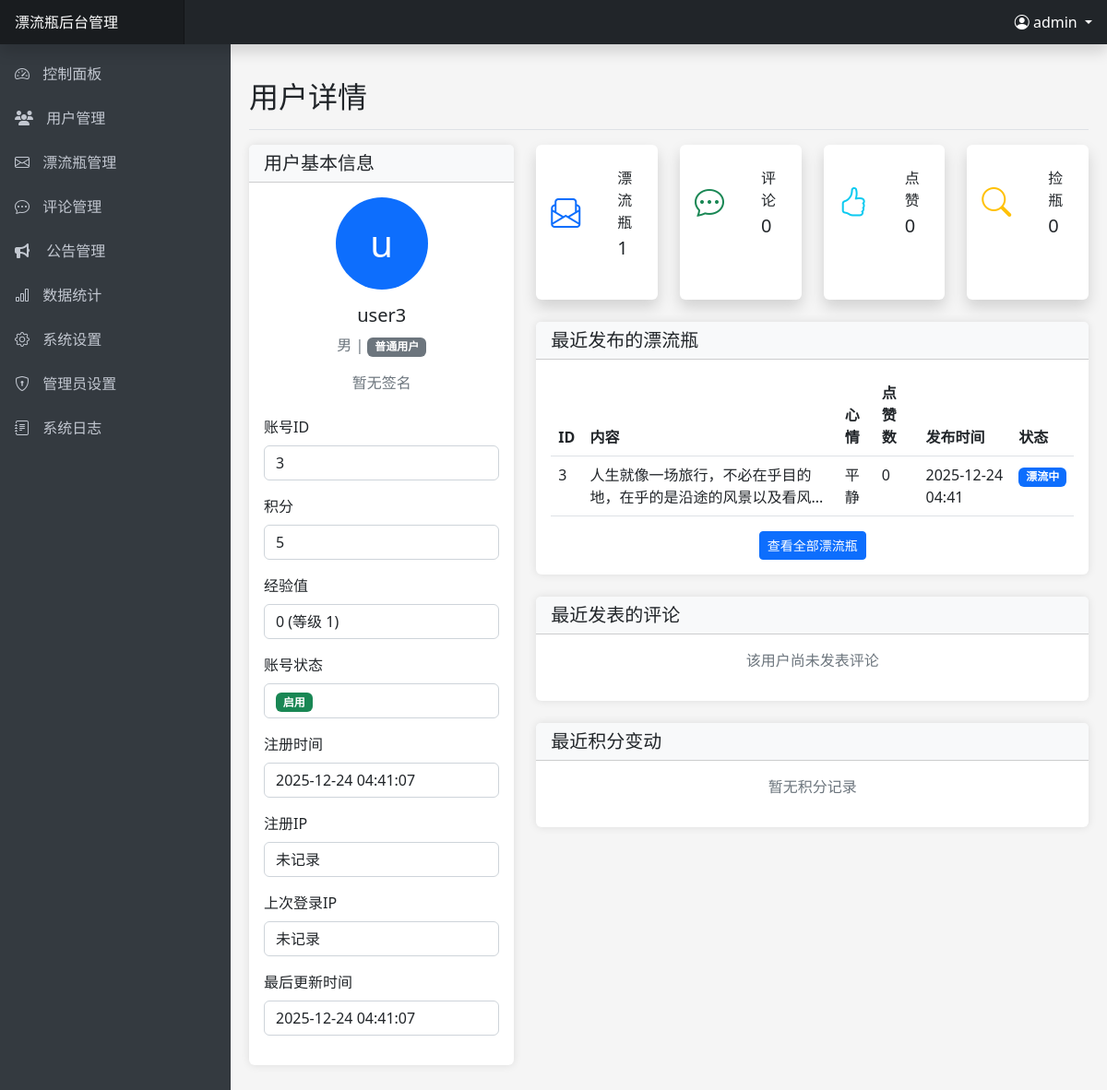
The page /admin/user_detail.php?id=3 (signed in) on the database its author committed.
### tables this page shows
CREATE TABLE IF NOT EXISTS `users` (
    `id` INT(11) AUTO_INCREMENT PRIMARY KEY,
    `username` VARCHAR(50) NOT NULL UNIQUE,
    `password` VARCHAR(255) NOT NULL,
    `gender` ENUM('男', '女') NOT NULL,
    `signature` TEXT DEFAULT NULL,
    `points` INT(11) DEFAULT 0,
    `experience` INT(11) DEFAULT 0 COMMENT '用户经验值',
    `level` INT(11) DEFAULT 1 COMMENT '用户等级',
    `is_vip` TINYINT(1) DEFAULT 0,
    `vip_expire_date` DATE DEFAULT NULL,
    `vip_level` INT(11) DEFAULT 0,
    `status` TINYINT(1) DEFAULT 1 COMMENT '0:禁用 1:启用',
    `created_at` TIMESTAMP DEFAULT CURRENT_TIMESTAMP,
    `register_ip` VARCHAR(50) DEFAULT NULL COMMENT '注册IP地址',
    `last_login_ip` VARCHAR(50) DEFAULT NULL COMMENT '上次登录IP地址',
    `updated_at` TIMESTAMP DEFAULT CURRENT_TIMESTAMP ON UPDATE CURRENT_TIMESTAMP,
    INDEX `idx_created_at` (`created_at`),
    INDEX `idx_is_vip` (`is_vip`),
    INDEX `idx_status` (`status`),
    INDEX `idx_vip_expire_date` (`vip_expire_date`)
);

CREATE TABLE IF NOT EXISTS `bottles` (
    `id` INT(11) AUTO_INCREMENT PRIMARY KEY,
    `user_id` INT(11) NOT NULL,
    `content` TEXT NOT NULL,
    `bottle_type` ENUM('text', 'voice') DEFAULT 'text' COMMENT '漂流瓶类型：text文字漂流瓶，voice语音漂流瓶',
    `audio_file` VARCHAR(255) DEFAULT NULL COMMENT '语音文件路径（仅语音漂流瓶使用）',
    `audio_duration` INT(11) DEFAULT NULL COMMENT '语音时长（秒）',
    `mood` ENUM('开心', '难过', '平静', '愤怒', '期待', '忧郁', '其他') DEFAULT '其他',
    `is_anonymous` TINYINT(1) DEFAULT 0,
    `likes` INT(11) DEFAULT 0,
    `ip_address` VARCHAR(255) DEFAULT NULL,
    `location` VARCHAR(255) DEFAULT NULL,
    `quality_score` INT(11) DEFAULT 0,
    `throw_time` TIMESTAMP DEFAULT CURRENT_TIMESTAMP,
    `status` ENUM('漂流中', '已捡起') DEFAULT '漂流中',
    FOREIGN KEY (`user_id`) REFERENCES `users`(`id`) ON DELETE CASCADE,
    INDEX `idx_user_id` (`user_id`),
    INDEX `idx_status` (`status`),
    INDEX `idx_throw_time` (`throw_time`),
    INDEX `idx_bottle_type` (`bottle_type`),
    INDEX `idx_quality_score` (`quality_score`),
    INDEX `idx_status_throw_time` (`status`, `throw_time`)
);

### admin/user_detail.php (the view, shortened to what this page needs)
<?php
$userId = (int)$_GET['id'];
require_once 'includes/header.php';
$conn = getDbConnection();
$userQuery = "SELECT * FROM users WHERE id = ?";
$userStmt = $conn->prepare($userQuery);
$userStmt->bind_param("i", $userId);
$userStmt->execute();
$userResult = $userStmt->get_result();
$user = $userResult->fetch_assoc();
$bottleCountQuery = "SELECT COUNT(*) as total FROM bottles WHERE user_id = ?";
$bottleCountStmt = $conn->prepare($bottleCountQuery);
$bottleCountStmt->bind_param("i", $userId);
$bottleCountStmt->execute();
$bottleCount = $bottleCountStmt->get_result()->fetch_assoc()['total'];
$commentCountQuery = "SELECT COUNT(*) as total FROM comments WHERE user_id = ?";
$commentCountStmt = $conn->prepare($commentCountQuery);
$commentCountStmt->bind_param("i", $userId);
$commentCountStmt->execute();
$commentCount = $commentCountStmt->get_result()->fetch_assoc()['total'];
$likeCountQuery = "SELECT COUNT(*) as total FROM likes WHERE user_id = ?";
$likeCountStmt = $conn->prepare($likeCountQuery);
$likeCountStmt->bind_param("i", $userId);
$likeCountStmt->execute();
$likeCount = $likeCountStmt->get_result()->fetch_assoc()['total'];
$pickCountQuery = "SELECT COUNT(*) as total FROM pick_records WHERE user_id = ?";
$pickCountStmt = $conn->prepare($pickCountQuery);
$pickCountStmt->bind_param("i", $userId);
$pickCountStmt->execute();
$pickCount = $pickCountStmt->get_result()->fetch_assoc()['total'];
$pointsHistory = [];
$recentBottlesQuery = "SELECT b.*, COUNT(l.id) as like_count FROM bottles b
                       LEFT JOIN likes l ON b.id = l.bottle_id
                       WHERE b.user_id = ?
                       GROUP BY b.id
                       ORDER BY b.throw_time DESC
                       LIMIT 5";
$recentBottlesStmt = $conn->prepare($recentBottlesQuery);
$recentBottlesStmt->bind_param("i", $userId);
$recentBottlesStmt->execute();
$recentBottlesResult = $recentBottlesStmt->get_result();
$recentBottles = [];
while ($row = $recentBottlesResult->fetch_assoc()) {
    $recentBottles[] = $row;
}
$recentComments = [];
?>
<div class="row">
    <div class="col-xl-4">
        <div class="card mb-4">
            <div class="card-header">
                <h5 class="m-0">用户基本信息</h5>
            </div>
            <div class="card-body">
                <div class="text-center mb-4">
                    <div class="avatar bg-<?php echo $user['gender'] == '男' ? 'primary' : 'danger'; ?> text-white rounded-circle mb-3" style="width: 100px; height: 100px; line-height: 100px; font-size: 40px; margin: 0 auto;">
                        <?php echo mb_substr($user['username'], 0, 1); ?>
                    </div>
                    <h5><?php echo htmlspecialchars($user['username']); ?></h5>
                    <p class="text-muted"><?php echo $user['gender']; ?> |
                        <?php if ($user['is_vip']): ?>
                            <span class="badge bg-warning text-dark">VIP <?php echo $user['vip_level']; ?></span>
                        <?php else: ?>
                            <span class="badge bg-secondary">普通用户</span>
                        <?php endif; ?>
                    </p>
                    <p><?php echo $user['signature'] ? htmlspecialchars($user['signature']) : '<span class="text-muted">暂无签名</span>'; ?></p>
                </div>
                <div class="mb-3">
                    <label class="form-label">账号ID</label>
                    <p class="form-control"><?php echo $user['id']; ?></p>
                </div>
                <div class="mb-3">
                    <label class="form-label">积分</label>
                    <p class="form-control"><?php echo $user['points']; ?></p>
                </div>
                <div class="mb-3">
                    <label class="form-label">经验值</label>
                    <p class="form-control">
                        <?php
                        $experience = $user['experience'] ?? 0;
                        $level = $user['level'] ?? 1;
                        echo $experience . ' (等级 ' . $level . ')';
                        ?>
                    </p>
                </div>
                <div class="mb-3">
                    <label class="form-label">账号状态</label>
                    <p class="form-control">
                        <span class="badge bg-<?php echo $user['status'] ? 'success' : 'danger'; ?>">
                            <?php echo $user['status'] ? '启用' : '禁用'; ?>
                        </span>
                    </p>
                </div>
                <div class="mb-3">
                    <label class="form-label">注册时间</label>
                    <p class="form-control"><?php echo date('Y-m-d H:i:s', strtotime($user['created_at'])); ?></p>
                </div>
                <div class="mb-3">
                    <label class="form-label">注册IP</label>
                    <p class="form-control"><?php echo htmlspecialchars($user['register_ip'] ?? '未记录'); ?></p>
                </div>
                <div class="mb-3">
                    <label class="form-label">上次登录IP</label>
                    <p class="form-control"><?php echo htmlspecialchars($user['last_login_ip'] ?? '未记录'); ?></p>
                </div>
                <div class="mb-3">
                    <label class="form-label">最后更新时间</label>
                    <p class="form-control"><?php echo date('Y-m-d H:i:s', strtotime($user['updated_at'])); ?></p>
                </div>
            </div>
        </div>
    </div>
    <div class="col-xl-8">
        <div class="row">
            <div class="col-md-6 col-xl-3 mb-4">
                <div class="card border-left-primary shadow h-100 py-2">
                    <div class="card-body">
                        <div class="row no-gutters align-items-center">
                            <div class="col-auto">
                                <i class="bi bi-envelope-paper fs-2 text-primary"></i>
                            </div>
                            <div class="col ms-3">
                                <div class="text-xs font-weight-bold text-uppercase mb-1">漂流瓶</div>
                                <div class="h5 mb-0 font-weight-bold"><?php echo $bottleCount; ?></div>
                            </div>
                        </div>
                    </div>
                </div>
            </div>
            <div class="col-md-6 col-xl-3 mb-4">
                <div class="card border-left-success shadow h-100 py-2">
                    <div class="card-body">
                        <div class="row no-gutters align-items-center">
                            <div class="col-auto">
                                <i class="bi bi-chat-dots fs-2 text-success"></i>
                            </div>
                            <div class="col ms-3">
                                <div class="text-xs font-weight-bold text-uppercase mb-1">评论</div>
                                <div class="h5 mb-0 font-weight-bold"><?php echo $commentCount; ?></div>
                            </div>
                        </div>
                    </div>
                </div>
            </div>
            <div class="col-md-6 col-xl-3 mb-4">
                <div class="card border-left-info shadow h-100 py-2">
                    <div class="card-body">
                        <div class="row no-gutters align-items-center">
                            <div class="col-auto">
                                <i class="bi bi-hand-thumbs-up fs-2 text-info"></i>
                            </div>
                            <div class="col ms-3">
                                <div class="text-xs font-weight-bold text-uppercase mb-1">点赞</div>
                                <div class="h5 mb-0 font-weight-bold"><?php echo $likeCount; ?></div>
                            </div>
                        </div>
                    </div>
                </div>
            </div>
            <div class="col-md-6 col-xl-3 mb-4">
                <div class="card border-left-warning shadow h-100 py-2">
                    <div class="card-body">
                        <div class="row no-gutters align-items-center">
                            <div class="col-auto">
                                <i class="bi bi-search fs-2 text-warning"></i>
                            </div>
                            <div class="col ms-3">
                                <div class="text-xs font-weight-bold text-uppercase mb-1">捡瓶</div>
                                <div class="h5 mb-0 font-weight-bold"><?php echo $pickCount; ?></div>
                            </div>
                        </div>
                    </div>
                </div>
            </div>
        </div>
        <div class="card mb-4">
            <div class="card-header">
                <h5 class="m-0">最近发布的漂流瓶</h5>
            </div>
            <div class="card-body">
                <?php if (empty($recentBottles)): ?>
                <p class="text-center text-muted">该用户尚未发布漂流瓶</p>
                <?php else: ?>
                <div class="table-responsive">
                    <table class="table table-hover">
                        <thead>
                            <tr>
                                <th>ID</th>
                                <th>内容</th>
                                <th>心情</th>
                                <th>点赞数</th>
                                <th>发布时间</th>
                                <th>状态</th>
                            </tr>
                        </thead>
                        <tbody>
                            <?php foreach ($recentBottles as $bottle): ?>
                            <tr>
                                <td><?php echo $bottle['id']; ?></td>
                                <td><?php echo mb_substr(htmlspecialchars($bottle['content']), 0, 30) . (mb_strlen($bottle['content']) > 30 ? '...' : ''); ?></td>
                                <td><?php echo $bottle['mood']; ?></td>
                                <td><?php echo $bottle['like_count']; ?></td>
                                <td><?php echo date('Y-m-d H:i', strtotime($bottle['throw_time'])); ?></td>
                                <td>
                                    <span class="badge bg-<?php echo $bottle['status'] === '漂流中' ? 'primary' : 'success'; ?>">
                                        <?php echo $bottle['status']; ?>
                                    </span>
                                </td>
                            </tr>
                            <?php endforeach; ?>
                        </tbody>
                    </table>
                </div>
                <div class="text-center">
                    <a href="bottles.php?user_id=<?php echo $userId; ?>" class="btn btn-sm btn-primary">查看全部漂流瓶</a>
                </div>
                <?php endif; ?>
            </div>
        </div>
        <div class="card mb-4">
            <div class="card-header">
                <h5 class="m-0">最近发表的评论</h5>
            </div>
            <div class="card-body">
                <?php if (empty($recentComments)): ?>
                <p class="text-center text-muted">该用户尚未发表评论</p>
                <?php endif; ?>
            </div>
        </div>
        <div class="card">
            <div class="card-header">
                <h5 class="m-0">最近积分变动</h5>
            </div>
            <div class="card-body">
                <?php if (empty($pointsHistory)): ?>
                <p class="text-center text-muted">暂无积分记录</p>
                <?php endif; ?>
            </div>
        </div>
    </div>
</div>
<?php
require_once 'includes/footer.php';
?>

### admin/includes/header.php (style rules this page uses)
body { font-family: 'Microsoft YaHei', 'Segoe UI', sans-serif; background-color: #f5f5f5; overflow-x: hidden; }
.card { margin-bottom: 20px; border: none; box-shadow: 0 0 10px rgba(0, 0, 0, 0.1); }
.card-header { font-weight: bold; background-color: #f8f9fa; }
.table-responsive { overflow-x: auto; -webkit-overflow-scrolling: touch; }
.form-control, .form-select { box-shadow: none !important; }

### rows shown on the page
users: username "u", username "user3", gender "男", id "3", points "5", experience "0", level "1", created_at "2025-12-24 04:41:07", register_ip "未记录", last_login_ip "未记录", updated_at "2025-12-24 04:41:07"
bottles: id "3", content "人生就像一场旅行，不必在乎目的地，在乎的是沿途的风景以及看风", mood "平静", like_count "0", throw_time "2025-12-24 04:41", status "漂流中"

### other values the page prints
SITE_NAME "漂流瓶"
$admin->getCurrentAdminUsername() "admin"
$pageTitle "用户详情"
$bottleCount "1"
$commentCount "0"
$likeCount "0"
$pickCount "0"
